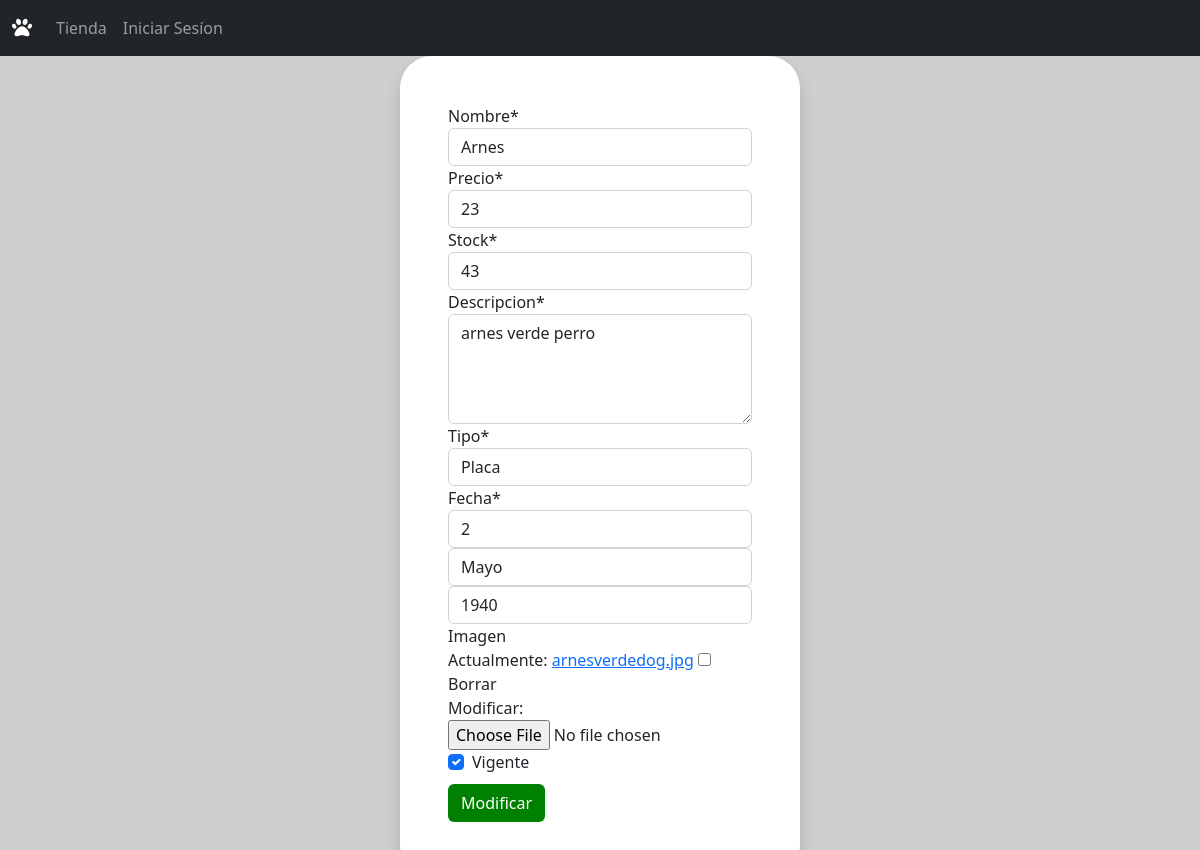
Page /updateProducto/8/ on the earlier database version.
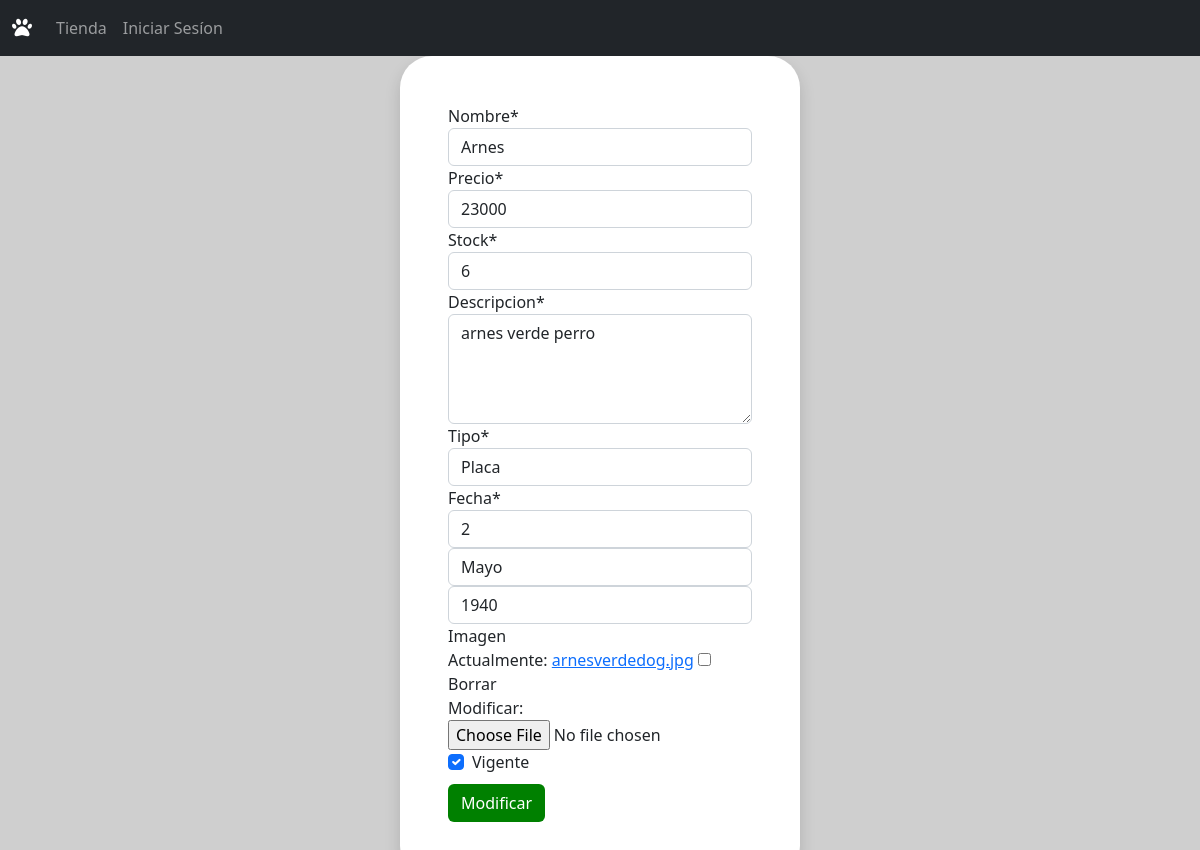
Same page on the later database version.
### core/models.py (models this page shows, shortened)
class Producto(models.Model):
    nombre = models.CharField(max_length=50)
    precio = models.IntegerField()
    stock = models.IntegerField()
    descripcion = models.CharField(max_length=250)
    tipo = models.ForeignKey(TipoProducto, on_delete=models.CASCADE)
    fecha = models.DateField()
    imagen = models.ImageField(null=True, blank=True)
    vigente = models.BooleanField()

class TipoProducto(models.Model):
    descripcion = models.CharField(max_length=50)
    def __str__(self):
        return self.descripcion

### core/views.py (the view)
# urls.py: path('updateProducto/<id>/', updateProducto, name="updateProducto"),
def updateProducto(request, id):
    producto = Producto.objects.get(id=id) #OBTIENE UN PRODUCTO POR EL ID
    data = {
        'form' : ProductoForm(instance=producto) # CARGAMOS EL PRODUCTO EN EL FORM
    }
    if request.method == 'POST':
        formulario = ProductoForm(request.POST, instance=producto, files=request.FILES) # OBTIENE LA DATA DEL FORMULARIO
        if formulario.is_valid():
            formulario.save()
            messages.success(request, "Producto almacenado correctamente")
            data['form'] = formulario #CARGA LA NUEVA INFO EN EL FORM
    return render(request, 'core/updateProducto.html', data)

### core/forms.py
class ProductoForm (ModelForm):
    nombre = forms.CharField(widget=forms.TextInput(attrs={"placeholder":"Ingrese Nombre"}))
    precio = forms.IntegerField(min_value=0,widget=forms.NumberInput(attrs={"placeholder":"Ingrese Precio"}))
    stock = forms.IntegerField(min_value=0,widget=forms.NumberInput(attrs={"placeholder":"Ingrese Stock"}))
    descripcion = forms.CharField(min_length=10,max_length=200,widget=forms.Textarea(attrs={"rows":4}))
    class Meta:
        model = Producto
        fields = '__all__'
        widgets = {
                'fecha' : forms.SelectDateWidget(years=range(1940,2023))
        }

### core/templates/core/updateProducto.html (shortened to what this page needs)
{% extends 'core/base.html' %}
{% load static%}
{% load crispy_forms_tags %}
{% block contenido %}
<div class="container-fluid d-flex justify-content-center align-items-center"
    style="background-color: rgb(207, 207, 207)">
    <div class="bg-white p-5 rounded-5 text-dark shadow" style="width: 25rem">
        <form action="" method="POST" enctype="multipart/form-data">
            <table>
                {{ form | crispy }}
            </table>
            <input type="submit" class="btn btn-verde my-2" value="Modificar">
        </form>
    </div>
</div>
{% endblock %}

Differences in the rows shown:
changed Producto "Arnes": precio "23" → "23000"; stock "43" → "6"
